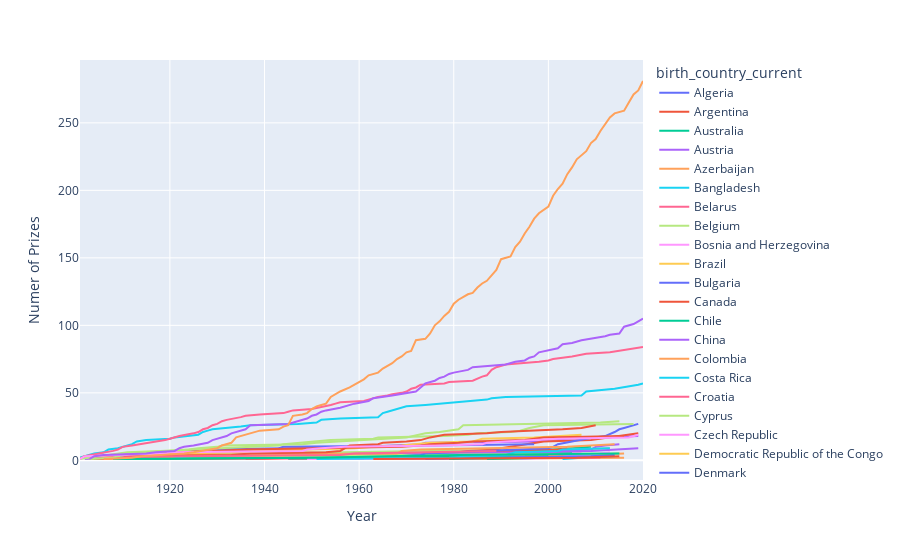

Source (notebook cell):
### Markdown cell above
### Number of Prizes Won by Each Country Over Time

* When did the United States eclipse every other country in terms of the number of prizes won? 
* Which country or countries were leading previously?
* Calculate the cumulative number of prizes won by each country in every year. Again, use the `birth_country_current` of the winner to calculate this. 
* Create a [plotly line chart](https://plotly.com/python/line-charts/) where each country is a coloured line.

### Code cell
chart = px.line(prize_by_year, x='year', y='cum_prizes', color='birth_country_current', hover_name='birth_country_current')
chart.update_layout(xaxis_title='Year', yaxis_title='Numer of Prizes')

chart.show()
